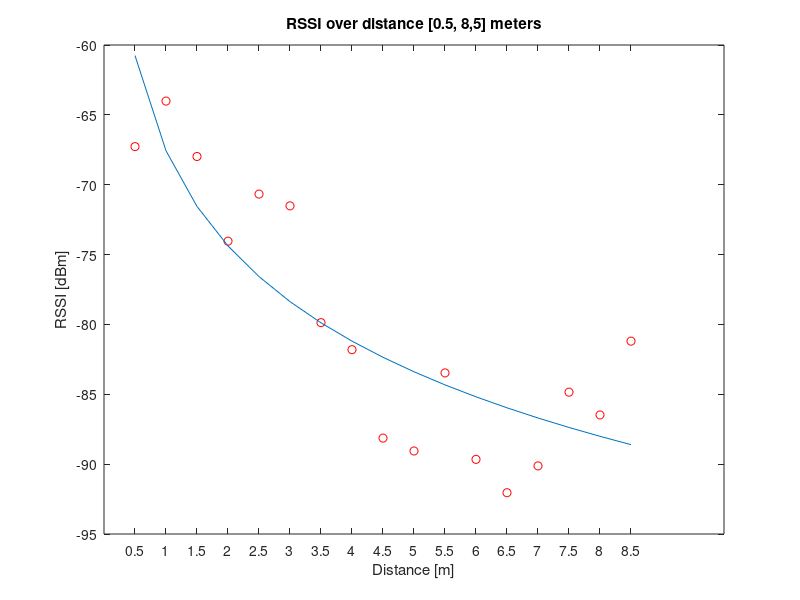

MATLAB code to generate this figure:
%%  Beacon_F57AA5E3EF18 (RSSI) - Nonlinear Data-Fitting 

clear all

d = (0.5:0.5:8.5);
rssi = [-67.274, -64.015, -67.980, -74.039, -70.670, -71.513, -79.871, -81.807, -88.136, -89.058, -83.470, -89.657, -92.045, -90.125, -84.849, -86.479, -81.197];

% axis([0 2 -0.5 6])
% hold on
plot(d,rssi,'ro')
title('RSSI over distance [0.5, 8,5] meters')
xlabel('Distance [m]')
ylabel('RSSI [dBm]')
set(gca,'XTick',d)
% hold off

%%
% We would like to fit the function
%
%     RSSI =  RSSI_o-10*n*log(d/d_0)+Xg
%
% to the data. 
%
%% Solution Approach Using |lsqcurvefit|
%
% The |lsqcurvefit| function solves this type of problem easily.
%
% To begin, define the parameters in terms of one variable x:
%
%  x(1) = RSSI_0
%  x(2) = n
%  x(3) = Xg(1)
%
% Then define the curve as a function of the parameters x
d_0 = 1;

F = @(x,d)(x(1)-10*x(2)*log10(d/d_0)+x(3));

%%
% We arbitrarily set our initial point x0 as follows: 
% n(1) = 0, Xg(1) = 0

x0 = [-77 1 0];

%% 
% We run the solver and plot the resulting fit.

[x,resnorm,~,exitflag,output] = lsqcurvefit(F,x0,d,rssi)

hold on
plot(d,F(x,d))
hold off